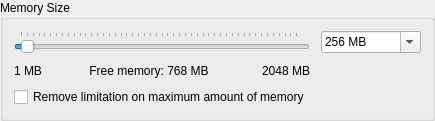
             <widget class="QGroupBox" name="GB_Memory">
              <property name="title">
               <string>Memory Size</string>
              </property>
              <layout class="QGridLayout" name="gridLayout_9">
               <item row="0" column="0" rowspan="2">
                <layout class="QVBoxLayout" name="verticalLayout_11">
                 <item>
                  <widget class="QSlider" name="Memory_Size">
                   <property name="sizePolicy">
                    <sizepolicy hsizetype="Minimum" vsizetype="Expanding">
                     <horstretch>0</horstretch>
                     <verstretch>0</verstretch>
                    </sizepolicy>
                   </property>
                   <property name="minimum">
                    <number>2</number>
                   </property>
                   <property name="maximum">
                    <number>6144</number>
                   </property>
                   <property name="singleStep">
                    <number>4</number>
                   </property>
                   <property name="pageStep">
                    <number>8</number>
                   </property>
                   <property name="value">
                    <number>128</number>
                   </property>
                   <property name="orientation">
                    <enum>Qt::Horizontal</enum>
                   </property>
                   <property name="tickPosition">
                    <enum>QSlider::TicksAbove</enum>
                   </property>
                   <property name="tickInterval">
                    <number>128</number>
                   </property>
                  </widget>
                 </item>
                 <item>
                  <layout class="QHBoxLayout" name="horizontalLayout_6">
                   <item>
                    <widget class="QLabel" name="Label_Min_RAM_Size">
                     <property name="sizePolicy">
                      <sizepolicy hsizetype="Maximum" vsizetype="Preferred">
                       <horstretch>0</horstretch>
                       <verstretch>0</verstretch>
                      </sizepolicy>
                     </property>
                     <property name="text">
                      <string>1 MB</string>
                     </property>
                    </widget>
                   </item>
                   <item>
                    <spacer name="horizontalSpacer_11">
                     <property name="orientation">
                      <enum>Qt::Horizontal</enum>
                     </property>
                     <property name="sizeHint" stdset="0">
                      <size>
                       <width>13</width>
                       <height>20</height>
                      </size>
                     </property>
                    </spacer>
                   </item>
                   <item>
                    <widget class="QToolButton" name="TB_Update_Available_RAM_Size">
                     <property name="toolTip">
                      <string>Updating free memory information</string>
                     </property>
                     <property name="text">
                      <string>Free memory: 768 MB</string>
                     </property>
                     <property name="icon">
                      <iconset resource="images.qrc">
                       <normaloff>:/update.png</normaloff>:/update.png</iconset>
                     </property>
                     <property name="toolButtonStyle">
                      <enum>Qt::ToolButtonTextBesideIcon</enum>
                     </property>
                     <property name="autoRaise">
                      <bool>true</bool>
                     </property>
                    </widget>
                   </item>
                   <item>
                    <spacer name="horizontalSpacer_24">
                     <property name="orientation">
                      <enum>Qt::Horizontal</enum>
                     </property>
                     <property name="sizeHint" stdset="0">
                      <size>
                       <width>40</width>
                       <height>20</height>
                      </size>
                     </property>
                    </spacer>
                   </item>
                   <item>
                    <widget class="QLabel" name="Label_Available_Free_Memory">
                     <property name="text">
                      <string>2048 MB</string>
                     </property>
                    </widget>
                   </item>
                  </layout>
                 </item>
                </layout>
               </item>
               <item row="0" column="1" rowspan="2">
                <spacer name="horizontalSpacer_10">
                 <property name="orientation">
                  <enum>Qt::Horizontal</enum>
                 </property>
                 <property name="sizeType">
                  <enum>QSizePolicy::Fixed</enum>
                 </property>
                 <property name="sizeHint" stdset="0">
                  <size>
                   <width>5</width>
                   <height>40</height>
                  </size>
                 </property>
                </spacer>
               </item>
               <item row="0" column="2">
                <widget class="QComboBox" name="CB_RAM_Size">
                 <property name="sizePolicy">
                  <sizepolicy hsizetype="Fixed" vsizetype="Fixed">
                   <horstretch>0</horstretch>
                   <verstretch>0</verstretch>
                  </sizepolicy>
                 </property>
                 <property name="minimumSize">
                  <size>
                   <width>100</width>
                   <height>0</height>
                  </size>
                 </property>
                 <property name="editable">
                  <bool>true</bool>
                 </property>
                 <property name="currentIndex">
                  <number>3</number>
                 </property>
                 <item>
                  <property name="text">
                   <string>32 MB</string>
                  </property>
                 </item>
                 <item>
                  <property name="text">
                   <string>64 MB</string>
                  </property>
                 </item>
                 <item>
                  <property name="text">
                   <string>128 MB</string>
                  </property>
                 </item>
                 <item>
                  <property name="text">
                   <string>256 MB</string>
                  </property>
                 </item>
                 <item>
                  <property name="text">
                   <string>512 MB</string>
                  </property>
                 </item>
                 <item>
                  <property name="text">
                   <string>1 GB</string>
                  </property>
                 </item>
                 <item>
                  <property name="text">
                   <string>2 GB</string>
                  </property>
                 </item>
                 <item>
                  <property name="text">
                   <string>3 GB</string>
                  </property>
                 </item>
                 <item>
                  <property name="text">
                   <string>4 GB</string>
                  </property>
                 </item>
                 <item>
                  <property name="text">
                   <string>8 GB</string>
                  </property>
                 </item>
                 <item>
                  <property name="text">
                   <string>16 GB</string>
                  </property>
                 </item>
                 <item>
                  <property name="text">
                   <string>32 GB</string>
                  </property>
                 </item>
                </widget>
               </item>
               <item row="1" column="2" rowspan="2">
                <spacer name="verticalSpacer_15">
                 <property name="orientation">
                  <enum>Qt::Vertical</enum>
                 </property>
                 <property name="sizeHint" stdset="0">
                  <size>
                   <width>20</width>
                   <height>54</height>
                  </size>
                 </property>
                </spacer>
               </item>
               <item row="2" column="0">
                <widget class="QCheckBox" name="CH_Remove_RAM_Size_Limitation">
                 <property name="text">
                  <string>Remove limitation on maximum amount of memory</string>
                 </property>
                </widget>
               </item>
              </layout>
             </widget>
